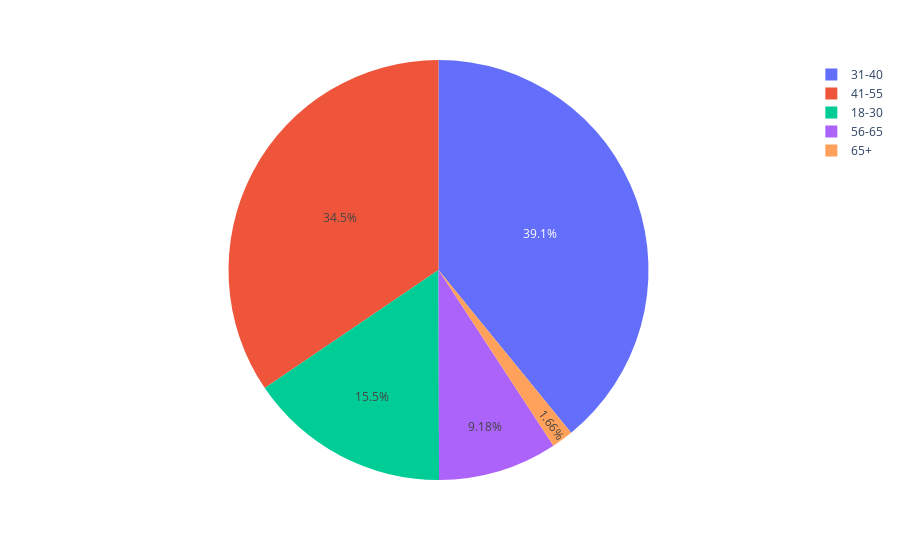

The cell this chart's notebook holds for it:
### Code cell
px.pie(data_frame=df['age_bin'].value_counts(),names=df['age_bin'].value_counts().index,values=df['age_bin'].value_counts())

### Figure 1 — Plotly figure (JSON) as saved in the notebook; plotly's stock layout.template omitted (floating-point values rounded to 4 significant figures)
{"data": [{"domain": {"x": [0, 1], "y": [0, 1]}, "hovertemplate": "label=%{label}<br>count=%{value}<extra></extra>", "labels": ["31-40", "41-55", "18-30", "56-65", "65+"], "legendgroup": "", "name": "", "showlegend": true, "type": "pie", "values": [17687, 15594, 7030, 4149, 751]}], "layout": {"legend": {"tracegroupgap": 0}, "margin": {"t": 60}}}
